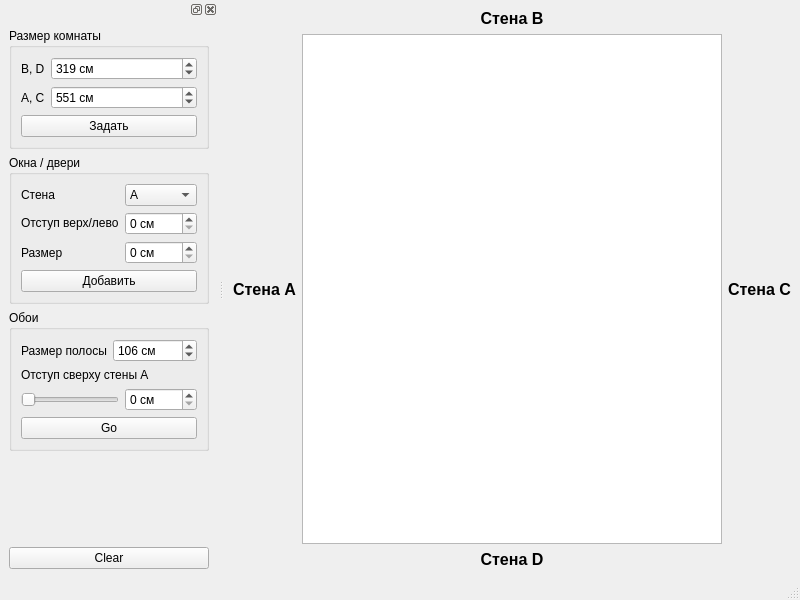
<?xml version="1.0" encoding="UTF-8"?>
<ui version="4.0">
 <class>MainWindow</class>
 <widget class="QMainWindow" name="MainWindow">
  <property name="geometry">
   <rect>
    <x>0</x>
    <y>0</y>
    <width>800</width>
    <height>600</height>
   </rect>
  </property>
  <property name="windowTitle">
   <string>MainWindow</string>
  </property>
  <widget class="QWidget" name="centralwidget">
   <layout class="QVBoxLayout" name="verticalLayout_2">
    <item>
     <layout class="QHBoxLayout" name="horizontalLayout">
      <item>
       <widget class="QLabel" name="label_3">
        <property name="font">
         <font>
          <pointsize>12</pointsize>
          <weight>75</weight>
          <bold>true</bold>
         </font>
        </property>
        <property name="text">
         <string>Стена A</string>
        </property>
        <property name="alignment">
         <set>Qt::AlignCenter</set>
        </property>
       </widget>
      </item>
      <item>
       <layout class="QVBoxLayout" name="verticalLayout">
        <item>
         <widget class="QLabel" name="label">
          <property name="font">
           <font>
            <pointsize>12</pointsize>
            <weight>75</weight>
            <bold>true</bold>
           </font>
          </property>
          <property name="text">
           <string>Стена B</string>
          </property>
          <property name="alignment">
           <set>Qt::AlignCenter</set>
          </property>
         </widget>
        </item>
        <item>
         <widget class="QGraphicsView" name="graphicsView"/>
        </item>
        <item>
         <widget class="QLabel" name="label_2">
          <property name="font">
           <font>
            <pointsize>12</pointsize>
            <weight>75</weight>
            <bold>true</bold>
           </font>
          </property>
          <property name="text">
           <string>Стена D</string>
          </property>
          <property name="alignment">
           <set>Qt::AlignCenter</set>
          </property>
         </widget>
        </item>
       </layout>
      </item>
      <item>
       <widget class="QLabel" name="label_4">
        <property name="font">
         <font>
          <pointsize>12</pointsize>
          <weight>75</weight>
          <bold>true</bold>
         </font>
        </property>
        <property name="text">
         <string>Стена C</string>
        </property>
        <property name="alignment">
         <set>Qt::AlignCenter</set>
        </property>
       </widget>
      </item>
     </layout>
    </item>
   </layout>
  </widget>
  <widget class="QMenuBar" name="menubar">
   <property name="geometry">
    <rect>
     <x>0</x>
     <y>0</y>
     <width>800</width>
     <height>22</height>
    </rect>
   </property>
  </widget>
  <widget class="QStatusBar" name="statusbar"/>
  <widget class="QDockWidget" name="dockWidget">
   <property name="minimumSize">
    <size>
     <width>203</width>
     <height>496</height>
    </size>
   </property>
   <attribute name="dockWidgetArea">
    <number>1</number>
   </attribute>
   <widget class="QWidget" name="dockWidgetContents">
    <layout class="QVBoxLayout" name="verticalLayout_6">
     <item>
      <widget class="QGroupBox" name="groupBox">
       <property name="title">
        <string>Размер комнаты</string>
       </property>
       <layout class="QVBoxLayout" name="verticalLayout_3">
        <item>
         <layout class="QFormLayout" name="formLayout">
          <item row="0" column="0">
           <widget class="QLabel" name="label_5">
            <property name="text">
             <string>B, D</string>
            </property>
            <property name="buddy">
             <cstring>spinBox</cstring>
            </property>
           </widget>
          </item>
          <item row="0" column="1">
           <widget class="QSpinBox" name="spinBox">
            <property name="suffix">
             <string> см</string>
            </property>
            <property name="maximum">
             <number>1000</number>
            </property>
            <property name="value">
             <number>319</number>
            </property>
           </widget>
          </item>
          <item row="1" column="0">
           <widget class="QLabel" name="label_6">
            <property name="text">
             <string>A, C</string>
            </property>
            <property name="buddy">
             <cstring>spinBox_2</cstring>
            </property>
           </widget>
          </item>
          <item row="1" column="1">
           <widget class="QSpinBox" name="spinBox_2">
            <property name="suffix">
             <string> см</string>
            </property>
            <property name="maximum">
             <number>1000</number>
            </property>
            <property name="value">
             <number>551</number>
            </property>
           </widget>
          </item>
         </layout>
        </item>
        <item>
         <widget class="QPushButton" name="pushButton">
          <property name="text">
           <string>Задать</string>
          </property>
         </widget>
        </item>
       </layout>
      </widget>
     </item>
     <item>
      <widget class="QGroupBox" name="groupBox_2">
       <property name="title">
        <string>Окна / двери</string>
       </property>
       <layout class="QVBoxLayout" name="verticalLayout_4">
        <item>
         <layout class="QFormLayout" name="formLayout_2">
          <item row="0" column="0">
           <widget class="QLabel" name="label_7">
            <property name="text">
             <string>Стена</string>
            </property>
            <property name="buddy">
             <cstring>comboBox</cstring>
            </property>
           </widget>
          </item>
          <item row="0" column="1">
           <widget class="QComboBox" name="comboBox">
            <item>
             <property name="text">
              <string>A</string>
             </property>
            </item>
            <item>
             <property name="text">
              <string>B</string>
             </property>
            </item>
            <item>
             <property name="text">
              <string>C</string>
             </property>
            </item>
            <item>
             <property name="text">
              <string>D</string>
             </property>
            </item>
           </widget>
          </item>
          <item row="1" column="0">
           <widget class="QLabel" name="label_8">
            <property name="text">
             <string>&lt;html&gt;&lt;head/&gt;&lt;body&gt;&lt;p&gt;Отступ верх/лево&lt;/p&gt;&lt;/body&gt;&lt;/html&gt;</string>
            </property>
            <property name="buddy">
             <cstring>spinBox_3</cstring>
            </property>
           </widget>
          </item>
          <item row="1" column="1">
           <widget class="QSpinBox" name="spinBox_3">
            <property name="suffix">
             <string> см</string>
            </property>
            <property name="maximum">
             <number>1000</number>
            </property>
           </widget>
          </item>
          <item row="2" column="0">
           <widget class="QLabel" name="label_9">
            <property name="text">
             <string>Размер</string>
            </property>
            <property name="buddy">
             <cstring>spinBox_4</cstring>
            </property>
           </widget>
          </item>
          <item row="2" column="1">
           <widget class="QSpinBox" name="spinBox_4">
            <property name="suffix">
             <string> см</string>
            </property>
            <property name="maximum">
             <number>1000</number>
            </property>
           </widget>
          </item>
         </layout>
        </item>
        <item>
         <widget class="QPushButton" name="pushButton_3">
          <property name="text">
           <string>Добавить</string>
          </property>
         </widget>
        </item>
       </layout>
      </widget>
     </item>
     <item>
      <widget class="QGroupBox" name="groupBox_3">
       <property name="title">
        <string>Обои</string>
       </property>
       <layout class="QVBoxLayout" name="verticalLayout_5">
        <item>
         <layout class="QHBoxLayout" name="horizontalLayout_2">
          <item>
           <widget class="QLabel" name="label_10">
            <property name="text">
             <string>Размер полосы</string>
            </property>
            <property name="buddy">
             <cstring>spinBox_5</cstring>
            </property>
           </widget>
          </item>
          <item>
           <widget class="QSpinBox" name="spinBox_5">
            <property name="suffix">
             <string> см</string>
            </property>
            <property name="maximum">
             <number>1000</number>
            </property>
            <property name="value">
             <number>106</number>
            </property>
           </widget>
          </item>
         </layout>
        </item>
        <item>
         <widget class="QLabel" name="label_11">
          <property name="text">
           <string>Отступ сверху стены А</string>
          </property>
         </widget>
        </item>
        <item>
         <layout class="QHBoxLayout" name="horizontalLayout_3">
          <item>
           <widget class="QSlider" name="horizontalSlider">
            <property name="maximum">
             <number>106</number>
            </property>
            <property name="orientation">
             <enum>Qt::Horizontal</enum>
            </property>
           </widget>
          </item>
          <item>
           <widget class="QSpinBox" name="spinBox_6">
            <property name="suffix">
             <string> см</string>
            </property>
            <property name="maximum">
             <number>1000</number>
            </property>
           </widget>
          </item>
         </layout>
        </item>
        <item>
         <widget class="QPushButton" name="pushButton_4">
          <property name="text">
           <string>Go</string>
          </property>
         </widget>
        </item>
       </layout>
      </widget>
     </item>
     <item>
      <spacer name="verticalSpacer">
       <property name="orientation">
        <enum>Qt::Vertical</enum>
       </property>
       <property name="sizeHint" stdset="0">
        <size>
         <width>20</width>
         <height>369</height>
        </size>
       </property>
      </spacer>
     </item>
     <item>
      <widget class="QPushButton" name="pushButton_2">
       <property name="text">
        <string>Clear</string>
       </property>
      </widget>
     </item>
    </layout>
   </widget>
  </widget>
 </widget>
 <resources/>
 <connections>
  <connection>
   <sender>horizontalSlider</sender>
   <signal>sliderMoved(int)</signal>
   <receiver>spinBox_6</receiver>
   <slot>setValue(int)</slot>
   <hints>
    <hint type="sourcelabel">
     <x>57</x>
     <y>404</y>
    </hint>
    <hint type="destinationlabel">
     <x>182</x>
     <y>403</y>
    </hint>
   </hints>
  </connection>
 </connections>
</ui>
